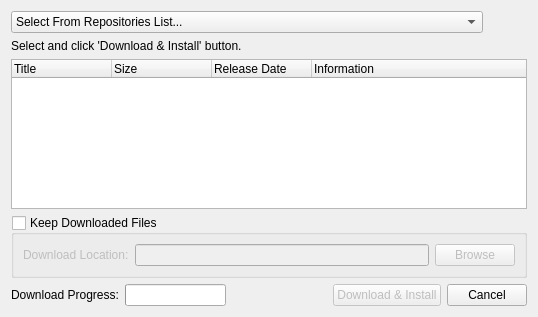
<?xml version="1.0" encoding="UTF-8"?>
<ui version="4.0">
 <class>DataBaseUpdater</class>
 <widget class="QDialog" name="DataBaseUpdater">
  <property name="enabled">
   <bool>true</bool>
  </property>
  <property name="geometry">
   <rect>
    <x>0</x>
    <y>0</y>
    <width>538</width>
    <height>317</height>
   </rect>
  </property>
  <property name="windowTitle">
   <string>Data Base Updater</string>
  </property>
  <layout class="QVBoxLayout" name="verticalLayout_2">
   <item>
    <layout class="QVBoxLayout" name="verticalLayout">
     <item>
      <layout class="QHBoxLayout" name="horizontalLayoutRepo">
       <item>
        <widget class="QComboBox" name="comboBoxRepoList">
         <item>
          <property name="text">
           <string>Select From Repositories List...</string>
          </property>
         </item>
        </widget>
       </item>
       <item>
        <widget class="QPushButton" name="refreshPushButton">
         <property name="enabled">
          <bool>true</bool>
         </property>
         <property name="sizePolicy">
          <sizepolicy hsizetype="Fixed" vsizetype="Fixed">
           <horstretch>0</horstretch>
           <verstretch>0</verstretch>
          </sizepolicy>
         </property>
         <property name="cursor">
          <cursorShape>ArrowCursor</cursorShape>
         </property>
         <property name="styleSheet">
          <string notr="true">QPushButton { padding: 2px; }</string>
         </property>
         <property name="text">
          <string/>
         </property>
         <property name="checkable">
          <bool>false</bool>
         </property>
         <property name="flat">
          <bool>true</bool>
         </property>
        </widget>
       </item>
      </layout>
     </item>
     <item>
      <widget class="QLabel" name="labelSubtitle">
       <property name="text">
        <string>Select and click 'Download &amp; Install' button.</string>
       </property>
      </widget>
     </item>
     <item>
      <widget class="QTreeWidget" name="repoSelectTree">
       <property name="columnCount">
        <number>4</number>
       </property>
       <column>
        <property name="text">
         <string>Title</string>
        </property>
       </column>
       <column>
        <property name="text">
         <string>Size</string>
        </property>
       </column>
       <column>
        <property name="text">
         <string>Release Date</string>
        </property>
       </column>
       <column>
        <property name="text">
         <string>Information</string>
        </property>
       </column>
      </widget>
     </item>
     <item>
      <widget class="QGroupBox" name="groupBoxKeepDownload">
       <property name="title">
        <string>Keep Downloaded Files</string>
       </property>
       <property name="flat">
        <bool>false</bool>
       </property>
       <property name="checkable">
        <bool>true</bool>
       </property>
       <property name="checked">
        <bool>false</bool>
       </property>
       <layout class="QHBoxLayout" name="horizontalLayout_3">
        <item>
         <widget class="QLabel" name="label_2">
          <property name="text">
           <string>Download Location:</string>
          </property>
         </widget>
        </item>
        <item>
         <widget class="QLineEdit" name="lineEditDownloadLocation"/>
        </item>
        <item>
         <widget class="QPushButton" name="pushButtonBrowse">
          <property name="text">
           <string>Browse</string>
          </property>
         </widget>
        </item>
       </layout>
      </widget>
     </item>
     <item>
      <layout class="QHBoxLayout" name="hButtonsLayout">
       <item>
        <widget class="QLabel" name="labelDownloadStatus">
         <property name="text">
          <string>Download Progress:</string>
         </property>
        </widget>
       </item>
       <item>
        <widget class="QProgressBar" name="downloadProgressBar">
         <property name="value">
          <number>0</number>
         </property>
         <property name="textVisible">
          <bool>false</bool>
         </property>
        </widget>
       </item>
       <item>
        <spacer name="horizontalSpacer">
         <property name="orientation">
          <enum>Qt::Horizontal</enum>
         </property>
         <property name="sizeHint" stdset="0">
          <size>
           <width>40</width>
           <height>20</height>
          </size>
         </property>
        </spacer>
       </item>
       <item>
        <widget class="QPushButton" name="pushButtonDownload">
         <property name="enabled">
          <bool>false</bool>
         </property>
         <property name="text">
          <string>Download &amp;&amp; Install</string>
         </property>
        </widget>
       </item>
       <item>
        <widget class="QPushButton" name="pushButtonCancel">
         <property name="text">
          <string>Cancel</string>
         </property>
        </widget>
       </item>
      </layout>
     </item>
    </layout>
   </item>
  </layout>
 </widget>
 <resources/>
 <connections>
  <connection>
   <sender>pushButtonCancel</sender>
   <signal>clicked()</signal>
   <receiver>DataBaseUpdater</receiver>
   <slot>reject()</slot>
   <hints>
    <hint type="sourcelabel">
     <x>377</x>
     <y>288</y>
    </hint>
    <hint type="destinationlabel">
     <x>405</x>
     <y>0</y>
    </hint>
   </hints>
  </connection>
 </connections>
</ui>
